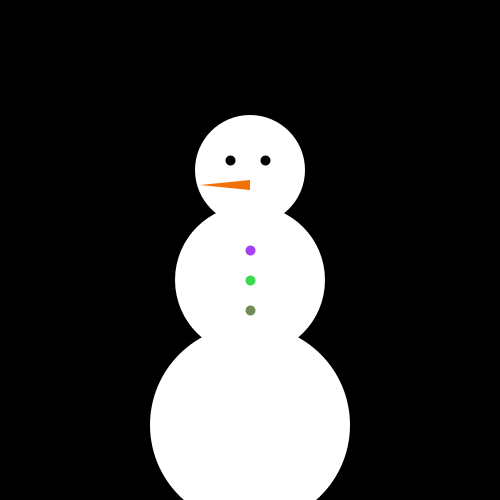
Frame 1 (no input)
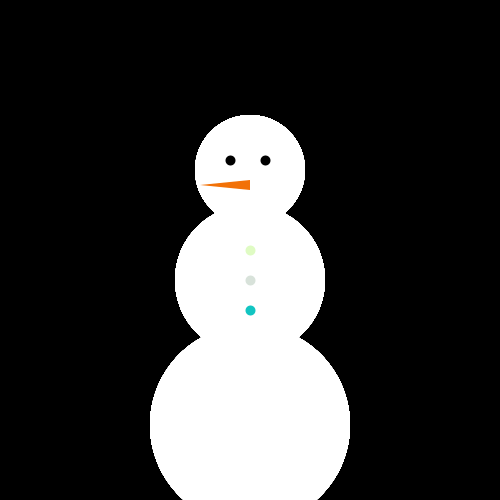
Frame 60 (the mouse pressed at the canvas centre just before this capture)
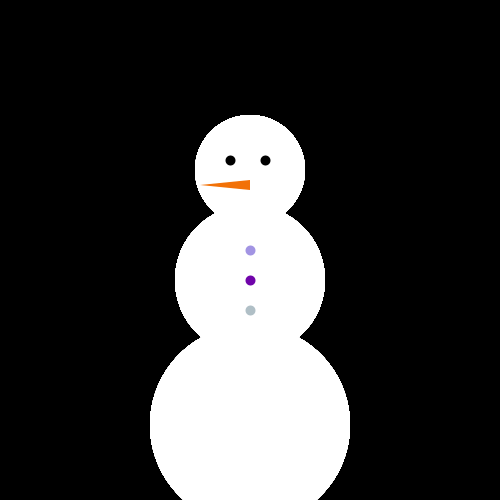
Frame 120 (the mouse held since frame 60 and released just before this capture)

The Processing sketch that drew these frames (run headless with seeded random() and noise(); from frame 60 on, the mouse is pressed at the canvas centre):

// Processing sketch: processing_124220
// ── processing_124220.pde

void setup()
{
  size(500, 500);
  background(0, 0, 0);
}

void draw()
{
  {
    noStroke();
    fill(255,255,255);
    ellipse(250, 425, 200, 200);
    ellipse(250, 280, 150, 150);
    ellipse(250, 170, 110, 110);
    
  }
  {
    stroke(0,0,0);
    strokeWeight(10);
    stroke(random(255),random(255),random(255)); 
    point(250, 250);
    stroke(random(255),random(255),random(255)); 
    point(250, 280);
    stroke(random(255),random(255),random(255)); 
    point(250, 310);
    stroke(0,0,0);
    point(230,160); 
    stroke(0,0,0);
    point(265,160);
    noStroke();
     fill(242,113,7); 
     triangle(250,180,250,190,200,185);
    
}
}
